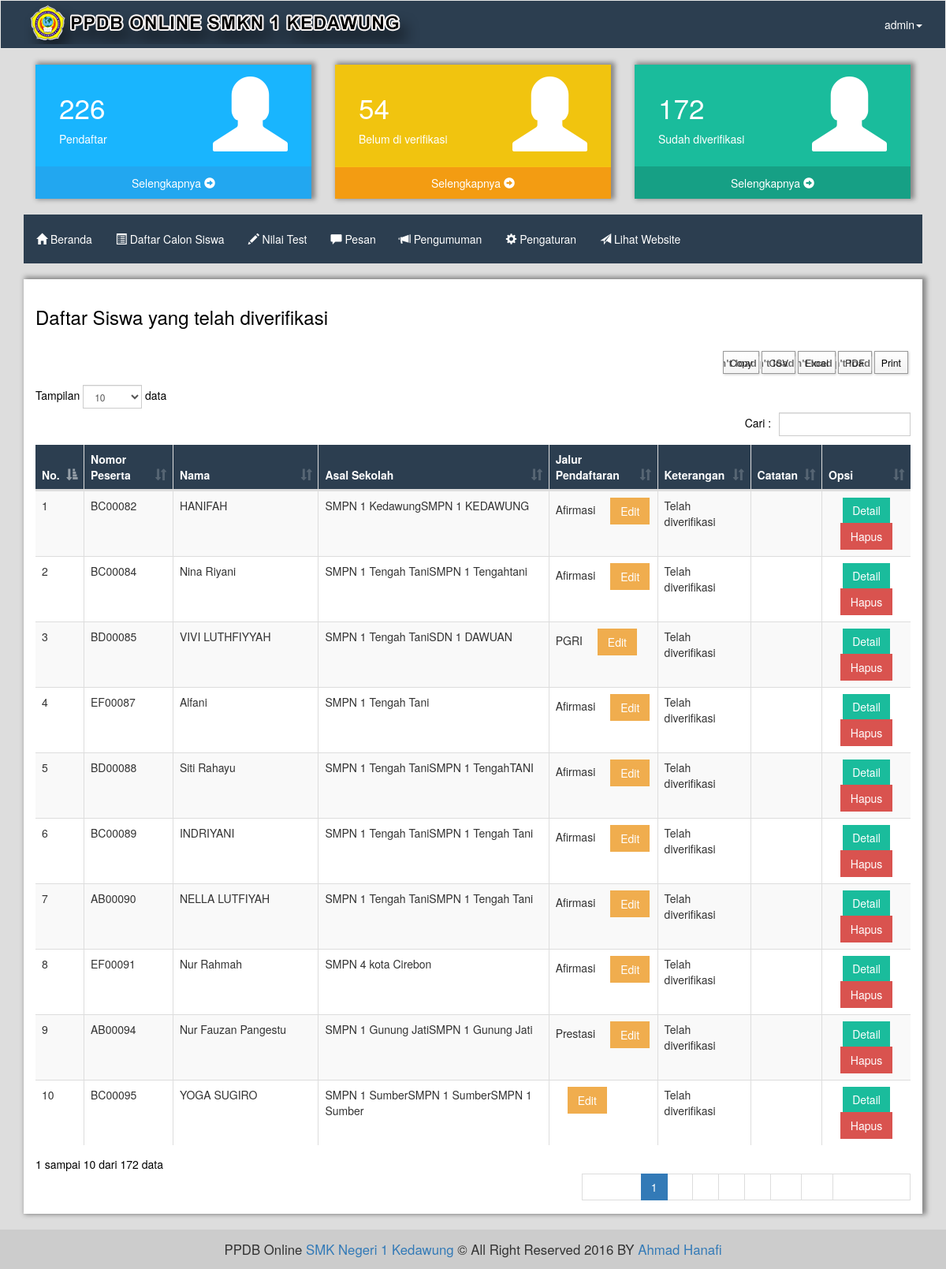
The page /admin/sudah.verifikasi (signed in) on the database its author committed.
### tables this page shows
CREATE TABLE IF NOT EXISTS `tb_biodata` (
`id` int(11) NOT NULL,
  `id_user` int(10) NOT NULL,
  `name` varchar(255) NOT NULL,
  `nisn` varchar(15) NOT NULL,
  `tmp_lahir` varchar(50) NOT NULL,
  `tgl_lahir` date NOT NULL,
  `jk` enum('Laki-Laki','Perempuan') NOT NULL,
  `agama` varchar(20) NOT NULL,
  `no_hp` varchar(20) NOT NULL,
  `alamat` text NOT NULL,
  `asal_smp` varchar(50) NOT NULL,
  `no_peserta` varchar(20) DEFAULT NULL,
  `verifikasi` tinyint(1) NOT NULL,
  `konfirmasi` tinyint(1) NOT NULL
);

CREATE TABLE IF NOT EXISTS `tb_users` (
`id` int(11) NOT NULL,
  `name` varchar(255) NOT NULL,
  `email` varchar(100) NOT NULL,
  `pil_daftar` varchar(50) NOT NULL,
  `username` varchar(255) NOT NULL,
  `password` varchar(255) NOT NULL,
  `verified` enum('Yes','No') NOT NULL,
  `role` tinyint(1) NOT NULL,
  `remember_token` varchar(100) DEFAULT NULL,
  `created_at` timestamp NOT NULL DEFAULT CURRENT_TIMESTAMP,
  `updated_at` timestamp NOT NULL DEFAULT '0000-00-00 00:00:00'
);

### admin/inc/sdh_verifikasi.php (the view, shortened to what this page needs)
<?php
global $link;
$sql = "SELECT `tb_users`.*, `tb_biodata` .* FROM `tb_users` JOIN `tb_biodata` ON `tb_users`.`id` = `tb_biodata`.`id_user`  WHERE verifikasi = 1 ORDER BY id_user ";
$exc = mysqli_query($link, $sql);
$no = 1;
$ses = @$_SESSION['admin']['level'];
?>
<div class="panel panel-default">
	<div class="panel-body content-adm">
		<h3>Daftar Siswa yang telah diverifikasi</h3>
		<br>
		<table class="table table-bordered table-striped" id="tabel-saya">
			<thead style="background:#2C3E50;color:#fff;">
				<tr>
					<th>No.</th>
					<th>Nomor Peserta</th>
					<th>Nama</th>
					<th>Asal Sekolah</th>
					<th>Jalur Pendaftaran</th>
					<th>Keterangan</th>
					<th>Catatan</th>
					<th>Opsi</th>
				</tr>
			</thead>
			<tbody>
			<?php while ($list = mysqli_fetch_assoc($exc)) { ?>
				<tr>
					<td><?= $no; ?></td>
					<td><?= $list['no_peserta']; ?></td>
					<td><?= $list['name']; ?></td>
					<td><?= $list['asal_smp']; ?></td>
					<td>
						<?= $list['pil_daftar']; ?>
						<a href="edit.jalur.<?= $list['id_user']; ?>" class="btn-opt btn-warning" style="margin-left:15px;">Edit</a>
					</td>
					<?php
						if($list['verifikasi'] == 0){
							$verifikasi = "Belum di verifikasi";
						} else {
							$verifikasi = "Telah diverifikasi";
						}
					?>
					<td><?= $verifikasi; ?></td>
					<td><?= $list['catatan']; ?></td>
					<td class="center">
						<a href="detail.<?= $list['id_user']; ?>" class="btn-opt btn-primary">Detail</a>
					<?php if($ses == 1){ ?>
							<a onclick="return konfirmasi();" href="hapus.<?= $list['id']; ?>" class="btn-opt btn-danger">Hapus</a>
							<?php } else { echo "";} ?>
					</td>
				</tr>
			<?php $no++; } ?>
			</tbody>
		</table>
	</div>
</div>

### assets/css/main.css (style rules this page uses)
* { margin: 0; padding: 0; text-decoration: none; list-style: none; border-radius: 0px !important; }
body { background: #eee; }
.center { text-align: center; }
.btn-opt { display: inline-block; padding: 6px 12px; margin-bottom: 0; font-size: 14px; font-weight: normal; line-height: 1.42857143; text-align: center; white-space: nowrap; vertical-align: middle; -ms-touch-action: manipulation; touch-action: manipulation; cursor: pointer; -webkit-user-select: none; -moz-user-select: none; -ms-user-select: none; user-select: none; background-image: none; border: 1px solid transparent; border-radius: 4px; }
.btn-primary { background: #1abc9c !important; border: none; }
.panel-body, .panel-footer > a { color: #FFF !important; }
.panel { border:none !important; }
.table { border: none !important; }
.content-adm { min-height: 450px; color: #000 !important; box-shadow: 3px -1px 6px 2px #888; }
thead { background: #34495e; color: #fff !important; }

### admin/inc/sdh_verifikasi.php (style rules this page uses)
tr, th, td { font-size: 14px !important; }

### rows shown on the page
tb_biodata: no_peserta "BC00082", name "HANIFAH", asal_smp "SMPN 1 KedawungSMPN 1 KEDAWUNG", id_user.pil_daftar "Afirmasi", verifikasi "Telah diverifikasi"
tb_biodata: no_peserta "BC00084", name "Nina Riyani", asal_smp "SMPN 1 Tengah TaniSMPN 1 Tengahtani", id_user.pil_daftar "Afirmasi", verifikasi "Telah diverifikasi"
tb_biodata: no_peserta "BD00085", name "VIVI LUTHFIYYAH", asal_smp "SMPN 1 Tengah TaniSDN 1 DAWUAN", id_user.pil_daftar "PGRI", verifikasi "Telah diverifikasi"
tb_biodata: no_peserta "EF00087", name "Alfani", asal_smp "SMPN 1 Tengah Tani", id_user.pil_daftar "Afirmasi", verifikasi "Telah diverifikasi"
tb_biodata: no_peserta "BD00088", name "Siti Rahayu", asal_smp "SMPN 1 Tengah TaniSMPN 1 TengahTANI", id_user.pil_daftar "Afirmasi", verifikasi "Telah diverifikasi"
tb_biodata: no_peserta "BC00089", name "INDRIYANI", asal_smp "SMPN 1 Tengah TaniSMPN 1 Tengah Tani", id_user.pil_daftar "Afirmasi", verifikasi "Telah diverifikasi"
tb_biodata: no_peserta "AB00090", name "NELLA LUTFIYAH", asal_smp "SMPN 1 Tengah TaniSMPN 1 Tengah Tani", id_user.pil_daftar "Afirmasi", verifikasi "Telah diverifikasi"
tb_biodata: no_peserta "EF00091", name "Nur Rahmah", asal_smp "SMPN 4 kota Cirebon", id_user.pil_daftar "Afirmasi", verifikasi "Telah diverifikasi"
tb_biodata: no_peserta "AB00094", name "Nur Fauzan Pangestu", asal_smp "SMPN 1 Gunung JatiSMPN 1 Gunung Jati", id_user.pil_daftar "Prestasi", verifikasi "Telah diverifikasi"
tb_biodata: no_peserta "BC00095", name "YOGA SUGIRO", asal_smp "SMPN 1 SumberSMPN 1 SumberSMPN 1 Sumber", verifikasi "Telah diverifikasi"

### other values the page prints
$d['COUNT(*)'] "226"
$vf['COUNT(*)'] "54"
$vt['COUNT(*)'] "172"
